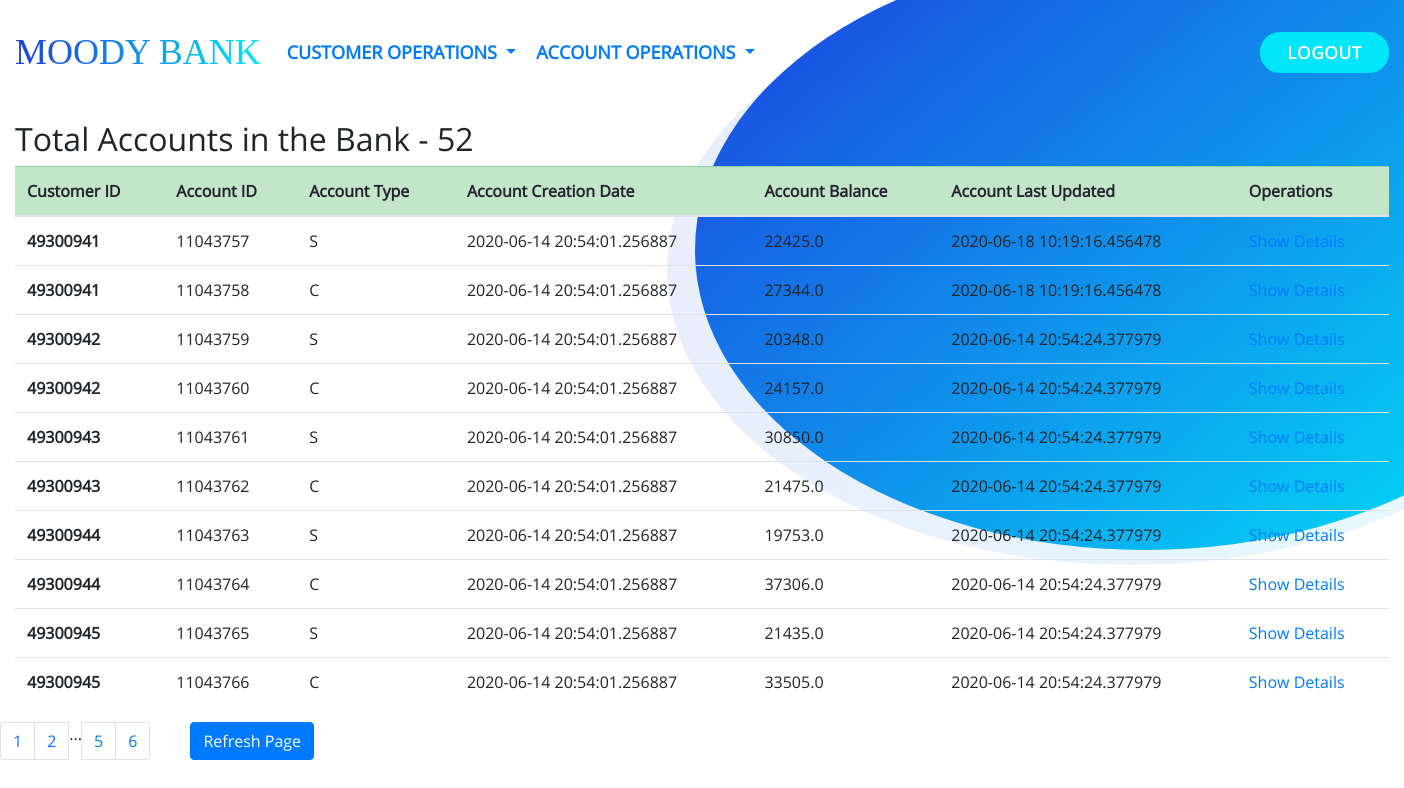
The app's page /view_accounts_status (signed in) with its own data.
### application/models.py (models this page shows, shortened)
class Account(db.Model):
	acc_no = db.Column(db.Integer, primary_key=True)
	acc_balance = db.Column(db.Float, nullable=False)
	acc_type = db.Column(db.String(1), nullable=False)
	acc_createDate = db.Column(db.DateTime, nullable=False, default=d.today())
	cust_id = db.Column(db.Integer, db.ForeignKey('customer.cust_id'), nullable=False)

class Transaction(db.Model):
	transaction_id = db.Column(db.Integer, primary_key=True)
	transaction_date = db.Column(db.DateTime, nullable=False, default=d.today())
	transaction_amount = db.Column(db.Float, nullable=False)
	from_acc = db.Column(db.String(1), nullable=False)
	to_acc = db.Column(db.String(1), nullable=False)
	action = db.Column(db.String(10), nullable=False)
	cust_id = db.Column(db.Integer, db.ForeignKey('customer.cust_id'), nullable=False)

### application/routes.py (the view)
@app.route("/view_accounts_status", methods=['GET', 'POST'])
def view_accounts_status():
	if session.get('ROLE') != "acc_exec":
		return "Action Not Allowed"
	else:
		page = request.args.get('page', 1, type=int)
		accounts = Account.query.order_by(Account.acc_no).paginate(page=page, per_page=10)
		return render_template("view_accounts_status.html", accounts=accounts, title="View All Accounts")

### application/templates/view_accounts_status.html
{% extends 'layout.html' %}
{% block content %}
<h2>Total Accounts in the Bank - {{ accounts.total }}</h2>
<table class="table table-hover">
	<thead>
		<tr class="table-success">
			<th scope="col">Customer ID</th>
			<th scope="col">Account ID</th>
			<th scope="col">Account Type</th>
			<th scope="col">Account Creation Date</th>
			<th scope="col">Account Balance</th>
			<th scope="col">Account Last Updated</th>
			<th scope="col">Operations</th>
		</tr>
	</thead>
	{% for account in accounts.items %}
	<tr>
		<th scope="row">{{ account.cust_id }}</th>
		<td>{{ account.acc_no }}</td>
		<td>{{ account.acc_type }}</td>
		<td>{{ account.acc_createDate }}</td>
		<td>{{ account.acc_balance }}</td>
		<td>
			{% if not account.Owner.transactions[-1]%}
				No Transactions
			{% else %}
				{{ account.Owner.transactions[-1].transaction_date }}
			{% endif %}
		</td>
		<td><a href="{{ url_for('show_account_details', acc_no=account.acc_no) }}">Show Details</a></td>
	</tr>
	{% endfor%}
</table>
<nav aria-label="Page navigation">
	<div class="row">
		<ul class="pagination">
		{% for page_num in accounts.iter_pages(left_edge=2, right_edge=2, left_current=1, right_current=2) %}
			{% if page_num %}
				<li class="page-item"><a class="page-link"href="{{ url_for('view_accounts_status', page=page_num)}}">{{page_num}}</a></li>
			{% else %}
			...
			{% endif %}
		{% endfor %}
		</ul>
		<ul>
			<a href="{{ url_for('view_accounts_status') }}" class="btn btn-primary">Refresh Page</a>
		</ul>
	</div>
</nav>
{% endblock content %}

### application/static/css/style.css (style rules this page uses)
body { overflow: hidden; overflow-y: auto; font-family: "OpenSans-Regular"; }

### records on screen
Account: cust_id "49300941", acc_no "11043757", acc_type "S", acc_createDate "2020-06-14 20:54:01.256887", acc_balance "22425.0", Owner "2020-06-18 10:19:16.456478"
Account: cust_id "49300941", acc_no "11043758", acc_type "C", acc_createDate "2020-06-14 20:54:01.256887", acc_balance "27344.0", Owner "2020-06-18 10:19:16.456478"
Account: cust_id "49300942", acc_no "11043759", acc_type "S", acc_createDate "2020-06-14 20:54:01.256887", acc_balance "20348.0", Owner "2020-06-14 20:54:24.377979"
Account: cust_id "49300942", acc_no "11043760", acc_type "C", acc_createDate "2020-06-14 20:54:01.256887", acc_balance "24157.0", Owner "2020-06-14 20:54:24.377979"
Account: cust_id "49300943", acc_no "11043761", acc_type "S", acc_createDate "2020-06-14 20:54:01.256887", acc_balance "30850.0", Owner "2020-06-14 20:54:24.377979"
Account: cust_id "49300943", acc_no "11043762", acc_type "C", acc_createDate "2020-06-14 20:54:01.256887", acc_balance "21475.0", Owner "2020-06-14 20:54:24.377979"
Account: cust_id "49300944", acc_no "11043763", acc_type "S", acc_createDate "2020-06-14 20:54:01.256887", acc_balance "19753.0", Owner "2020-06-14 20:54:24.377979"
Account: cust_id "49300944", acc_no "11043764", acc_type "C", acc_createDate "2020-06-14 20:54:01.256887", acc_balance "37306.0", Owner "2020-06-14 20:54:24.377979"
Account: cust_id "49300945", acc_no "11043765", acc_type "S", acc_createDate "2020-06-14 20:54:01.256887", acc_balance "21435.0", Owner "2020-06-14 20:54:24.377979"
Account: cust_id "49300945", acc_no "11043766", acc_type "C", acc_createDate "2020-06-14 20:54:01.256887", acc_balance "33505.0", Owner "2020-06-14 20:54:24.377979"

### other values on screen
{{ accounts.total }} "52"
{{ page_num }} "1" "2" "5" "6"
